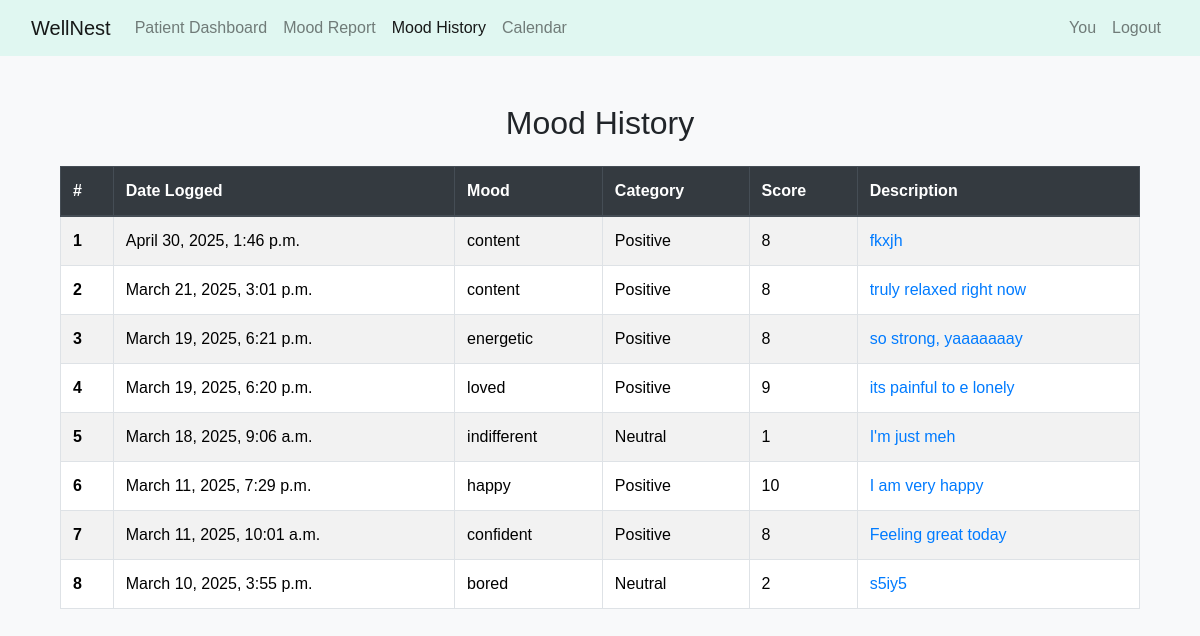
Page /mood_history/ (signed in) on the committed database.
### website/models.py (models this page shows, shortened)
class MoodEntry(models.Model):
    user = models.ForeignKey(User, on_delete=models.CASCADE)
    mood = models.CharField(max_length=50, choices=[(m[0], m[0]) for m in MOODS])
    category = models.CharField(max_length=10, choices=MOOD_CATEGORIES, default='Neutral')
    score = models.IntegerField(default = 1)
    description = models.TextField(blank=True, null=True)
    date_logged = models.DateTimeField(auto_now_add=True)

### website/views.py (the view)
# urls.py: path('mood_history/', views.mood_history, name='mood_history'),
@login_required
def mood_history(request):
    mood_entries = MoodEntry.objects.filter(user=request.user).order_by('-date_logged')
    mood_data = {
        "dates": [entry.date_logged.strftime('%Y-%m-%d') for entry in mood_entries],
        "scores": [entry.score for entry in mood_entries],
    }
    return render(request, 'mood_tracker/mood_history.html', {
        'mood_entries': mood_entries,  # Use 'mood_entries' to match the template
        'mood_data': json.dumps(mood_data)  # Send JSON data to the template
    })

### website/templates/mood_tracker/mood_history.html
{% extends 'base.html' %}
{% block content %}
<div class="container mt-4">
    <h2 class="text-center mb-4">Mood History</h2>
    <div class="table-responsive">
        <table class="table table-striped table-hover table-bordered">
            <thead class="thead-dark">
                <tr>
                    <th scope="col">#</th>
                    <th scope="col">Date Logged</th>
                    <th scope="col">Mood</th>
                    <th scope="col">Category</th>
                    <th scope="col">Score</th>
                    <th scope="col">Description</th>
                </tr>
            </thead>
            <tbody>
                {% for entry in mood_entries %}
                <tr>
                    <th scope="row">{{ forloop.counter }}</th>
                    <td>{{ entry.date_logged }}</td>
                    <td>{{ entry.mood }}</td>
                    <td>{{ entry.category }}</td>
                    <td>{{ entry.score }}</td>
                    <td>
                        <a href="{% url 'update_mood' entry.id %}" class="text-decoration-none text-primary">{{ entry.description }}</a>
                    </td>
                </tr>
                {% endfor %}
            </tbody>
        </table>
    </div>
</div>
{% endblock %}

### static/css/main.css (style rules this page uses)
:root { --teal: #4db6ac; --lavender: #b39ddb; --coral: #ff8a65; --background-hero: #2c3e50; --background-footer: #34495e; --text-muted: #6c757d; }
:root { --serene-blue: #8fb8de; --calm-teal: #5eb8b3; --peaceful-lavender: #b8b8f3; --warm-sand: #f7dba7; --soft-green: #a8d5ba; --deep-blue: #3a5a78; }
body { background-color: #f8f9fa; font-family: 'Nunito', sans-serif; }

### rows in the picture
MoodEntry: date_logged "April 30, 2025, 1:46 p.m.", mood "content", category "Positive", score "8", description "fkxjh"
MoodEntry: date_logged "March 21, 2025, 3:01 p.m.", mood "content", category "Positive", score "8", description "truly relaxed right now"
MoodEntry: date_logged "March 19, 2025, 6:21 p.m.", mood "energetic", category "Positive", score "8", description "so strong, yaaaaaaay"
MoodEntry: date_logged "March 19, 2025, 6:20 p.m.", mood "loved", category "Positive", score "9", description "its painful to e lonely"
MoodEntry: date_logged "March 18, 2025, 9:06 a.m.", mood "indifferent", category "Neutral", score "1", description "I'm just meh"
MoodEntry: date_logged "March 11, 2025, 7:29 p.m.", mood "happy", category "Positive", score "10", description "I am very happy"
MoodEntry: date_logged "March 11, 2025, 10:01 a.m.", mood "confident", category "Positive", score "8", description "Feeling great today"
MoodEntry: date_logged "March 10, 2025, 3:55 p.m.", mood "bored", category "Neutral", score "2", description "s5iy5"
